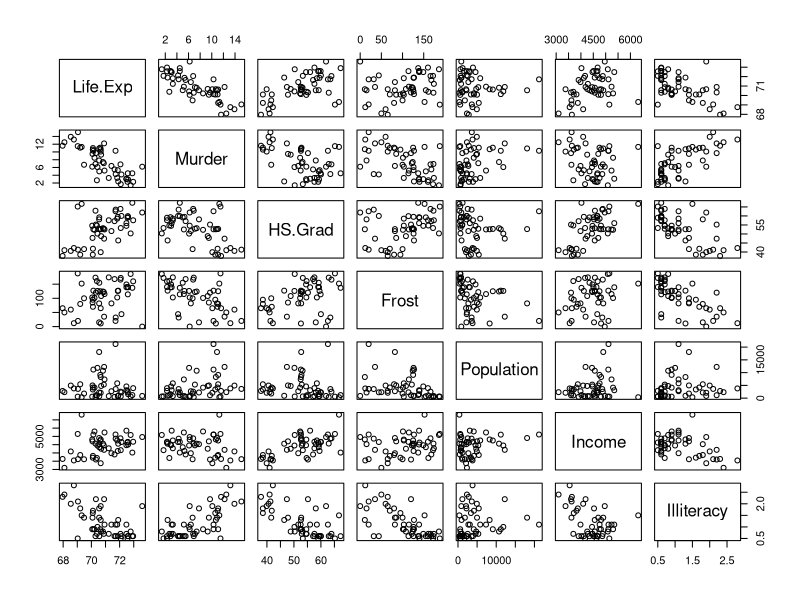
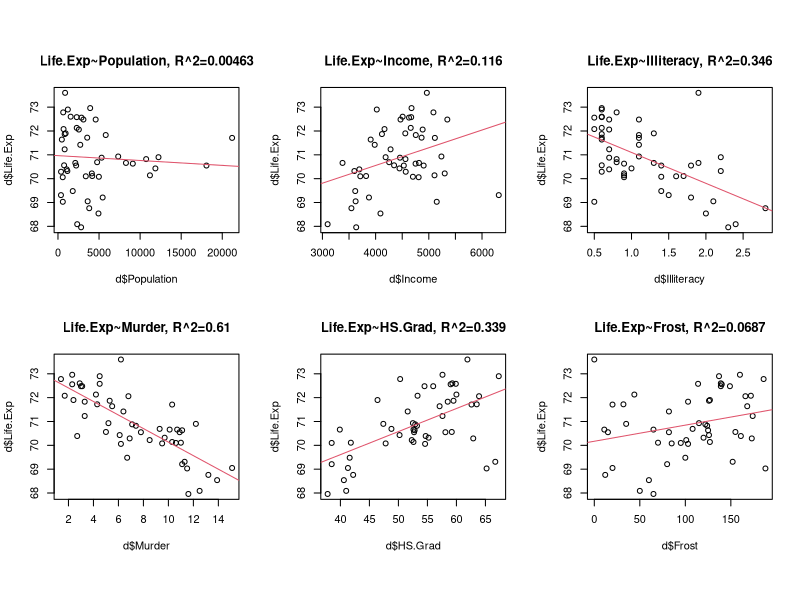
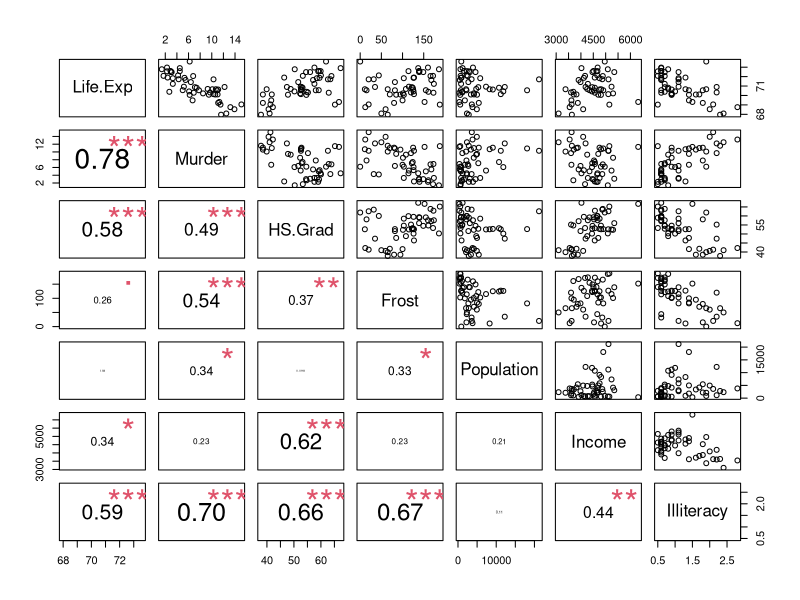

Write the R code that produced these figures, in order.
## ---- chunk 1
data(state)
d = state_us =  data.frame(state.x77, row.names=state.abb)[,c(4:7, 1:3)]
head(d)
dim(d)
## ---- chunk 2
layout(1, respect=TRUE)
pairs(d)
## ---- chunk 3
m = lm(Life.Exp ~ Murder + HS.Grad + Frost, d)
m$coef
## ---- chunk 4
# Illustrer graphiquement le concept de vraisemblance #
                                                     ## Cf. Chap.1
d = state_us
m = lm(Life.Exp ~ Murder + HS.Grad + Frost, d)
logLik(m)
## ---- chunk 5
m_Population = lm(Life.Exp ~ Population, d)
m_Income     = lm(Life.Exp ~ Income    , d)
m_Illiteracy = lm(Life.Exp ~ Illiteracy, d)
m_Murder     = lm(Life.Exp ~ Murder    , d)
m_HS.Grad    = lm(Life.Exp ~ HS.Grad   , d)
m_Frost      = lm(Life.Exp ~ Frost     , d)
layout(matrix(1:6, 2, byrow=TRUE), respect=TRUE)
plot(d$Population , d$Life.Exp, main=paste0("Life.Exp~Population", ", R^2=", signif(summary(m_Population)$r.squared, 3))); abline(m_Population, col=2)
plot(d$Income     , d$Life.Exp, main=paste0("Life.Exp~Income"    , ", R^2=", signif(summary(m_Income    )$r.squared, 3))); abline(m_Income    , col=2)
plot(d$Illiteracy , d$Life.Exp, main=paste0("Life.Exp~Illiteracy", ", R^2=", signif(summary(m_Illiteracy)$r.squared, 3))); abline(m_Illiteracy, col=2)
plot(d$Murder     , d$Life.Exp, main=paste0("Life.Exp~Murder"    , ", R^2=", signif(summary(m_Murder    )$r.squared, 3))); abline(m_Murder    , col=2)
plot(d$HS.Grad    , d$Life.Exp, main=paste0("Life.Exp~HS.Grad"   , ", R^2=", signif(summary(m_HS.Grad   )$r.squared, 3))); abline(m_HS.Grad   , col=2)
plot(d$Frost      , d$Life.Exp, main=paste0("Life.Exp~Frost"     , ", R^2=", signif(summary(m_Frost     )$r.squared, 3))); abline(m_Frost     , col=2)
## ---- chunk 6
summary(lm(Life.Exp ~ Murder                  , d))$r.squared
summary(lm(Life.Exp ~ Murder + HS.Grad        , d))$r.squared
summary(lm(Life.Exp ~ Murder + HS.Grad + Frost, d))$r.squared
## ---- chunk 7
et_pairs = function (...) 
{
    panel.cor = function(x, y, digits = 2, prefix = "", cex.cor, ...) {
        usr = par("usr")
        on.exit(par(usr))
        par(usr = c(0, 1, 0, 1))
        r = abs(cor(x, y))
        txt = format(c(r, 0.123456789), digits = digits)[1]
        txt = paste(prefix, txt, sep = "")
        if (missing(cex.cor)) 
            cex = 0.8/strwidth(txt)
        test = cor.test(x, y)
        Signif = symnum(test$p.value, corr = FALSE, na = FALSE, 
            cutpoints = c(0, 0.001, 0.01, 0.05, 0.1, 1), symbols = c("***", 
                "**", "*", ".", " "))
        text(0.5, 0.5, txt, cex = cex * r)
        text(0.8, 0.8, Signif, cex = cex, col = 2)
    }
    pairs(..., lower.panel = panel.cor)
}

layout(1, respect=TRUE)
et_pairs(d)
## ---- chunk 8
d = state_us
m = lm(Life.Exp ~ Murder + HS.Grad + Frost, d)
summary(m)
## ---- chunk 9
d = state_us
m = lm(Life.Exp ~ Murder + HS.Grad + Frost, d)
summary(m)
anova(m)
